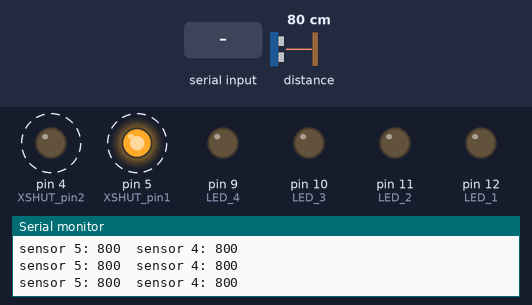
Recording of a sketch running on a simulated Arduino Mega 2560, built with avr-gcc and run on an emulated ATmega2560. Parts: output pins drawn as LEDs (lit = HIGH), the last lines printed to the serial monitor. Dashed ring = blinking. The inputs (shaded band) are chosen by the test bench; at power-on: distance to the obstacle 80 cm.

Above: at 1.37 s.
1.4 s: "p" received over Serial
At 1.8 s:
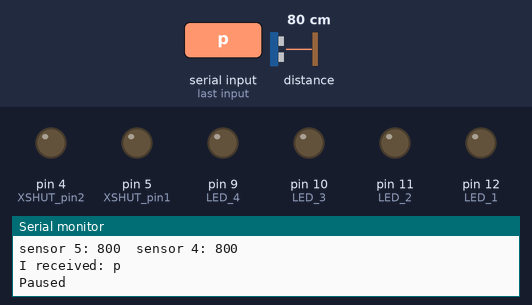
2.9 s: "range2: \n" received over Serial
At 2.96 s:
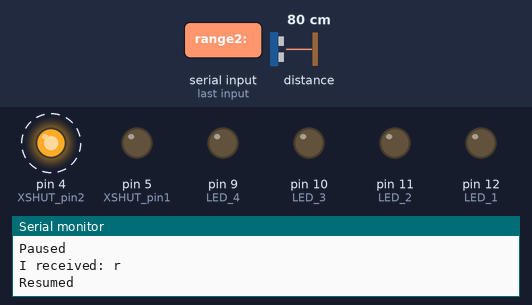
Timing chart, 0 to 11.9 s (numbered marks = the images above; inputs shaded):
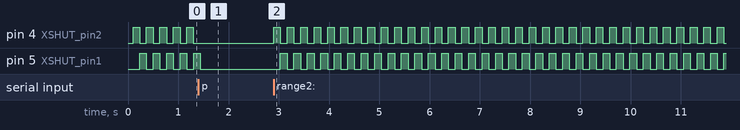

Measured:
- after the input at 1.4 s, pin 4 (XSHUT_pin2): stops changing and stays LOW; pin 5 (XSHUT_pin1): goes on until 1.4 s, then stays LOW
- after the input at 2.9 s, pin 4 (XSHUT_pin2): alternates HIGH for 0.13 s and LOW for 0.13 s, starting at once; pin 5 (XSHUT_pin1): alternates HIGH for 0.13 s and LOW for 0.13 s, starting after 0.13 s
- by itself, pin 4 (XSHUT_pin2), pin 5 (XSHUT_pin1): alternates HIGH for 0.13 s and LOW for 0.13 s

The sketch:

2sensors_1by1.ino
```cpp
/*
This example takes range measurements with the VL53L1X and displays additional
details (status and signal/ambient rates) for each measurement, which can help
you determine whether the sensor1 is operating normally and the reported range is
valid. The range is in units of mm, and the rates are in units of MCPS (mega
counts per second).
*/


#include <Wire.h>
#include <VL53L1X.h>
#include <time.h>

//////////////////////////////////////////////////////////////
//Multi sensor////////////////////////////////////////////////
//////////////////////////////////////////////////////////////

//ref: https://forum.pololu.com/t/vl53l0x-maximum-sensor1s-on-i2c-arduino-bus/10845/7
//to change addresses so I can connect more than 1 sensor1, 6 sensor1s in example

//bug address can not be changed: https://github.com/sparkfun/SparkFun_VL53L1X_Arduino_Library/issues/7

//#define XSHUT_pin6 not required for address change - mega setting
//#define XSHUT_pin5 9
//#define XSHUT_pin4 8
//#define XSHUT_pin3 7
//#define XSHUT_pin2 6
#define XSHUT_pin1 5
#define XSHUT_pin2 4

//ADDRESS_DEFAULT 0b0101001 or 41
//#define sensor1_newAddress 41 not required address change - mega setting
//#define sensor1_newAddress (uint8_t)22
//#define sensor2_newAddress (uint8_t)25
//#define sensor3_newAddress 43
//#define sensor4_newAddress 44
//#define sensor5_newAddress 45
//#define sensor6_newAddress 46

VL53L1X sensor;
//VL53L1X sensor2;
//VL53L1X sensor3;
//VL53L1X sensor4;
//VL53L1X sensor5;
//VL53L1X sensor6;

//set pin the 1st sensor at beginning
int pin=XSHUT_pin1;

//read status
bool read=true;

//////////////////////////////////////////////////////////////
//Var/////////////////////////////////////////////////////////
//////////////////////////////////////////////////////////////


// led
#define LED_1 12 //GREEN
#define LED_2 11 //YELLOW
#define LED_3 10 //RED
#define LED_4 9  //GREEN2

// communication
char incomingByte = 0;

int range_1=0;
int range_2=0;

//////////////////////////////////////////////////////////////
//Function////////////////////////////////////////////////////
//////////////////////////////////////////////////////////////

void get_and_print_measurement()
{
    time_t t_start = time(NULL);
    // Start ranging, 1 = Short Range, 2 = Medium Range, 3 = Long Range
    digitalWrite(pin, HIGH);
    delay(100);
    sensor.startContinuous(100);
    sensor.read();
    if(pin==XSHUT_pin1)
      range_1=sensor.ranging_data.range_mm;
    else
      range_2=sensor.ranging_data.range_mm;
    int distance_in_mm = sensor.ranging_data.range_mm;
    sensor.stopContinuous();
    digitalWrite(pin, LOW);

    /*
    //Serial.println("sensor on pin: %d\tvalue: %d\ttime: %f" , (pin, distance_in_mm,(double)(clock() - start)/CLOCKS_PER_SEC) );
    Serial.print("sensor on pin: ");
    Serial.print(pin);
    Serial.print("\tvalue: ");
    Serial.print(distance_in_mm);
    Serial.print("\ttime: ");
    time_t t_end = time(NULL);
    Serial.print(t_end - t_start);
    Serial.println();
*/

    Serial.print("sensor 5: ");
    Serial.print(range_1);
    Serial.print("\tsensor 4: ");
    Serial.print(range_2);
    Serial.println();
}

int toggle_pin(int pin)
{
    int new_pin;
    if (pin == XSHUT_pin2)
        new_pin = XSHUT_pin1;
    else
        new_pin = XSHUT_pin2;
    return new_pin;
}

void setupVl53l1x()
{
//////////////////////////////////////////////////////////////
//Multi sensor////////////////////////////////////////////////
//////////////////////////////////////////////////////////////
  /*WARNING*/
  //Shutdown pins of VL53L0X ACTIVE-LOW-ONLY NO TOLERANT TO 5V will fry them
  //pinMode(XSHUT_pin0, OUTPUT);
  //set xhut low
  pinMode(XSHUT_pin1, OUTPUT);
  pinMode(XSHUT_pin2, OUTPUT);
  digitalWrite(XSHUT_pin1, LOW);
  digitalWrite(XSHUT_pin2, LOW);
  delay(100);

  Wire.begin();
  Serial.begin(115200);
  Wire.setClock(400000); // use 400 kHz I2C

  //start with first sensor
  pin=XSHUT_pin1;
  digitalWrite(pin, HIGH);

  //initialize the i2c bis and configure the sensor
  //sensor.init(true);
  Serial.print("init done\n");

  sensor.setTimeout(500);
  if (!sensor.init())
  {
    Serial.println("Failed to detect and initialize sensor!");
    while (1);
  }
  sensor.startContinuous(100);
  digitalWrite(pin, LOW);
  // Use long distance mode and allow up to 50000 us (50 ms) for a measurement.
  // You can change these settings to adjust the performance of the sensor1, but
  // the minimum timing budget is 20 ms for short distance mode and 33 ms for
  // medium and long distance modes. See the VL53L1X datasheet for more
  // information on range and timing limits.
  sensor.setDistanceMode(VL53L1X::Long);
  //sensor1.setDistanceMode(VL53L1X::Short);
  // default to long range, 50 ms timing budget
  sensor.setMeasurementTimingBudget(50000);
  Serial.print("setting done\n");
}

void printPlotter()
{
  Serial.print("range: ");
  Serial.print(sensor.ranging_data.range_mm);

  /*
  Serial.print("range2: ");
  Serial.print(sensor2.ranging_data.range_mm);

  Serial.print("\tpdAvgFilter: ");
  Serial.print(pdAvgFilter);

  Serial.print("\ta: ");
  float a=pdAvgFilter+pdThreshold*pdStdFilter;
  Serial.print(a);

  Serial.print("\tb: ");
  float b=pdAvgFilter-pdThreshold*pdStdFilter;
  Serial.print(b);

  Serial.print("\tpdStat: ");
  int c=pdStat*500+1000;
  Serial.print(c);
  Serial.println();
  */

}

void LEDCode(int code)
{
  switch(code)
  {
    case 0: // turn off
        digitalWrite(LED_1,LOW);
        digitalWrite(LED_2,LOW);
        digitalWrite(LED_3,LOW);
        digitalWrite(LED_4,LOW);
        //Serial.println("LED Code: LED off");
      break;
    case 1: // turn on
        digitalWrite(LED_1,HIGH);
        digitalWrite(LED_2,HIGH);
        digitalWrite(LED_3,HIGH);
        digitalWrite(LED_4,HIGH);
        //Serial.println("LED Code: LED on");
      break;
    case 2: // setup finish
        for(int i=0;i<3;i++)
        {
          digitalWrite(LED_1,HIGH);
          digitalWrite(LED_2,HIGH);
          digitalWrite(LED_3,HIGH);
          digitalWrite(LED_4,HIGH);
          delay(100);
          digitalWrite(LED_1,LOW);
          digitalWrite(LED_2,LOW);
          digitalWrite(LED_3,LOW);
          digitalWrite(LED_4,LOW);
          delay(100);
        }
        //Serial.println("LED Code: SetupPD done");
      break;
    default :
        //Serial.println("LED Code: code not found");
      break;
  }
}


void readIncomingByte()
{
  // if receive data
  if (Serial.available() > 0)
  {
    // read the incoming byte:
    incomingByte = Serial.read();

    // say what you got:
    Serial.print("I received: ");
    Serial.println(incomingByte);

    if(incomingByte=='p')
    {
      Serial.println("Paused");
      read=false;
    }
    else if(incomingByte=='r')
    {
      Serial.println("Resumed");
      read=true;
    }
  }
}


//////////////////////////////////////////////////////////////
//Setup///////////////////////////////////////////////////////
//////////////////////////////////////////////////////////////

void setup()
{
  // setup pin
  pinMode(LED_1, OUTPUT); //LED_1
  pinMode(LED_2, OUTPUT); //LED_2
  pinMode(LED_3, OUTPUT); //LED_3
  pinMode(LED_4, OUTPUT); //LED_4

  // setup vl53l1x
  setupVl53l1x();
}

//////////////////////////////////////////////////////////////
//Loop////////////////////////////////////////////////////////
//////////////////////////////////////////////////////////////

void loop()
{
  // read incoming byte
  readIncomingByte();

/*
 //checking device
  int count=0;
  for (byte i = 1; i < 120; i++)
  {
    Wire.beginTransmission (i);
    if (Wire.endTransmission () == 0)
    {
      Serial.print ("Found address: ");
      Serial.print (i, DEC);
      Serial.print (" (0x");
      Serial.print (i, HEX);
      Serial.println (")");
      count++;
    } // end of good response
  } // end of for loop
  Serial.println ("Done.");
  Serial.print ("Found ");
  Serial.print (count, DEC);
  Serial.println (" device(s).");
*/

  if(read)
  {
    // toogle pin
    pin = toggle_pin(pin);
    get_and_print_measurement();
    /*
    sensor1.read();
    Serial.print("range: ");
    Serial.print(sensor1.ranging_data.range_mm);

    sensor2.read();
    Serial.print("\trange2: ");
    Serial.println(sensor2.ranging_data.range_mm);
    */
  }
}
```
